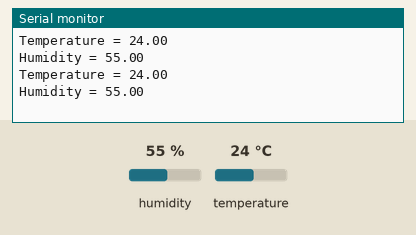
Recording of a sketch running on a simulated Arduino Uno, built with avr-gcc and run on an emulated ATmega328P. On the bench: the last lines printed to the serial monitor. Inputs (shaded band) come from the test bench; at power-on: humidity 55 %, temperature 24 °C.

Above: at 10.8 s.
10.9 s: humidity set to 22 %
At 20.7 s:
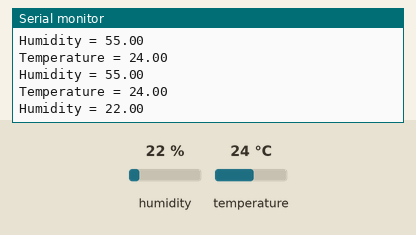
20.9 s: temperature set to 12 °C
At 30.7 s:
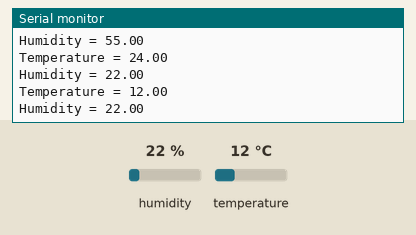
30.9 s: humidity set to 40 %
At 40.5 s:
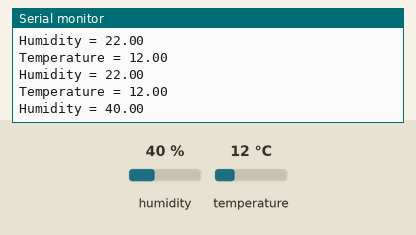
Timing chart, 0 to 42.0 s (numbered marks = the images above; inputs shaded):
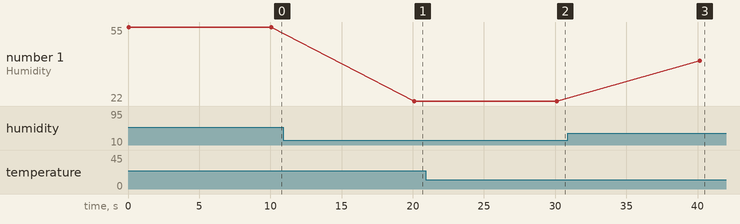

The sketch:

dht11.ino
```cpp
#include <dht.h>
dht DHT;
#define DHT11_PIN 7

void setup(){
  Serial.begin(9600);
}

void loop()
{
  int chk = DHT.read11(DHT11_PIN);
  Serial.print("Temperature = ");
  Serial.println(DHT.temperature);
  Serial.print("Humidity = ");
  Serial.println(DHT.humidity);
  delay(10000);
}
```

Measured:
- after the input at 10.9 s, the serial monitor: prints a new line after 9.2 s (image 1)
- after the input at 20.9 s, the serial monitor: prints a new line after 9.2 s (image 2)
- after the input at 30.9 s, the serial monitor: prints a new line after 9.2 s (image 3)
- plotted number 1: 55 → 22 after the input at 10.9 s, 22 → 40 after the input at 30.9 s
